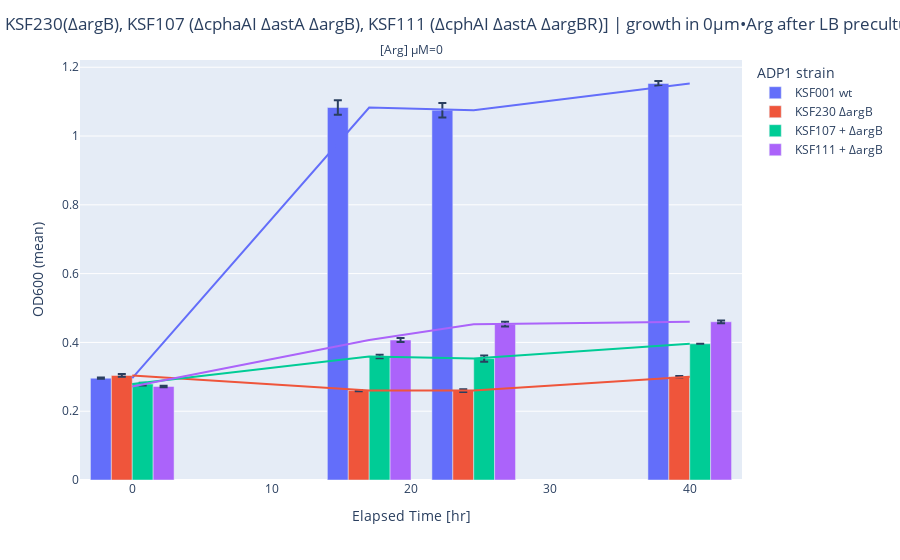

Write notebook code for a chart like this one.
### Code cell
fig_arg_response = (
    px
    .bar(
        df_od_mean_sem,
        x='elapsed_time_hr',
        y='od_sample_mean',
        error_y='od_sample_sem',
        color='strain_id',
        facet_col='arg_conc_uM',
        barmode='group',
        labels={
            'arg_conc_uM': '[Arg] µM',
            'od_sample_mean': 'OD600 (mean)',
            'strain_id': 'ADP1 strain',
            'elapsed_time_hr': '',
        },
    )
    .add_traces(
        px.line(
            df_od_mean_sem,
            x='elapsed_time_hr',
            y='od_sample_mean',
            color='strain_id',
            facet_col='arg_conc_uM',
            markers=False,
        )['data']
    )
    .update_layout(
        title='OD ADP1 [KSF001 (wt), KSF230(∆argB), KSF107 (∆cphaAI ∆astA ∆argB), KSF111 (∆cphAI ∆astA ∆argBR)] | growth in 0µm•Arg after LB preculture and 0µm•Arg wash',
        title_x=0.5,
        showlegend=True,
        boxmode='group',
        boxgap=.8,  # Gap between boxes in the same group (0.5 makes them narrower)
        boxgroupgap=0,  # Gap between different groups of boxes,
        # height=500,
        # width=2000,
        xaxis_title='Elapsed Time [hr]',
        # xaxis_title_x=.5,
    )
    .for_each_trace(dedup_trace_legends())
)

# fig_arg_response.write_image('../../figures/pk_exp0010_arg_response_raw.pdf')
fig_arg_response

### Figure 1 — Plotly figure (JSON) as saved in the notebook; plotly's stock layout.template omitted (floating-point values rounded to 4 significant figures)
{"data": [{"alignmentgroup": "True", "error_y": {"array": [0.002, 0.021, 0.021, 0.007]}, "hovertemplate": "ADP1 strain=KSF001 wt<br>[Arg] µM=0<br>=%{x}<br>OD600 (mean)=%{y}<extra></extra>", "legendgroup": "KSF001 wt", "marker": {"color": "#636efa", "pattern": {"shape": ""}}, "name": "KSF001 wt", "offsetgroup": "KSF001 wt", "orientation": "v", "showlegend": true, "textposition": "auto", "x": [0.0, 17.0, 24.5, 40.0], "xaxis": "x", "y": [0.296, 1.083, 1.075, 1.153], "yaxis": "y", "type": "bar"}, {"alignmentgroup": "True", "error_y": {"array": [0.004, 0.002, 0.004, 0.002]}, "hovertemplate": "ADP1 strain=KSF230 ∆argB<br>[Arg] µM=0<br>=%{x}<br>OD600 (mean)=%{y}<extra></extra>", "legendgroup": "KSF230 ∆argB", "marker": {"color": "#EF553B", "pattern": {"shape": ""}}, "name": "KSF230 ∆argB", "offsetgroup": "KSF230 ∆argB", "orientation": "v", "showlegend": true, "textposition": "auto", "x": [0.0, 17.0, 24.5, 40.0], "xaxis": "x", "y": [0.304, 0.26, 0.26, 0.3], "yaxis": "y", "type": "bar"}, {"alignmentgroup": "True", "error_y": {"array": [0.004, 0.005, 0.009, 0.0]}, "hovertemplate": "ADP1 strain=KSF107 + ∆argB<br>[Arg] µM=0<br>=%{x}<br>OD600 (mean)=%{y}<extra></extra>", "legendgroup": "KSF107 + ∆argB", "marker": {"color": "#00cc96", "pattern": {"shape": ""}}, "name": "KSF107 + ∆argB", "offsetgroup": "KSF107 + ∆argB", "orientation": "v", "showlegend": true, "textposition": "auto", "x": [0.0, 17.0, 24.5, 40.0], "xaxis": "x", "y": [0.279, 0.359, 0.353, 0.396], "yaxis": "y", "type": "bar"}, {"alignmentgroup": "True", "error_y": {"array": [0.002, 0.006, 0.007, 0.004]}, "hovertemplate": "ADP1 strain=KSF111 + ∆argB<br>[Arg] µM=0<br>=%{x}<br>OD600 (mean)=%{y}<extra></extra>", "legendgroup": "KSF111 + ∆argB", "marker": {"color": "#ab63fa", "pattern": {"shape": ""}}, "name": "KSF111 + ∆argB", "offsetgroup": "KSF111 + ∆argB", "orientation": "v", "showlegend": true, "textposition": "auto", "x": [0.0, 17.0, 24.5, 40.0], "xaxis": "x", "y": [0.272, 0.407, 0.453, 0.46], "yaxis": "y", "type": "bar"}, {"hovertemplate": "strain_id=KSF001 wt<br>arg_conc_uM=0<br>elapsed_time_hr=%{x}<br>od_sample_mean=%{y}<extra></extra>", "legendgroup": "KSF001 wt", "line": {"color": "#636efa", "dash": "solid"}, "marker": {"symbol": "circle"}, "mode": "lines", "name": "KSF001 wt", "orientation": "v", "showlegend": false, "x": [0.0, 17.0, 24.5, 40.0], "xaxis": "x", "y": [0.296, 1.083, 1.075, 1.153], "yaxis": "y", "type": "scatter"}, {"hovertemplate": "strain_id=KSF230 ∆argB<br>arg_conc_uM=0<br>elapsed_time_hr=%{x}<br>od_sample_mean=%{y}<extra></extra>", "legendgroup": "KSF230 ∆argB", "line": {"color": "#EF553B", "dash": "solid"}, "marker": {"symbol": "circle"}, "mode": "lines", "name": "KSF230 ∆argB", "orientation": "v", "showlegend": false, "x": [0.0, 17.0, 24.5, 40.0], "xaxis": "x", "y": [0.304, 0.26, 0.26, 0.3], "yaxis": "y", "type": "scatter"}, {"hovertemplate": "strain_id=KSF107 + ∆argB<br>arg_conc_uM=0<br>elapsed_time_hr=%{x}<br>od_sample_mean=%{y}<extra></extra>", "legendgroup": "KSF107 + ∆argB", "line": {"color": "#00cc96", "dash": "solid"}, "marker": {"symbol": "circle"}, "mode": "lines", "name": "KSF107 + ∆argB", "orientation": "v", "showlegend": false, "x": [0.0, 17.0, 24.5, 40.0], "xaxis": "x", "y": [0.279, 0.359, 0.353, 0.396], "yaxis": "y", "type": "scatter"}, {"hovertemplate": "strain_id=KSF111 + ∆argB<br>arg_conc_uM=0<br>elapsed_time_hr=%{x}<br>od_sample_mean=%{y}<extra></extra>", "legendgroup": "KSF111 + ∆argB", "line": {"color": "#ab63fa", "dash": "solid"}, "marker": {"symbol": "circle"}, "mode": "lines", "name": "KSF111 + ∆argB", "orientation": "v", "showlegend": false, "x": [0.0, 17.0, 24.5, 40.0], "xaxis": "x", "y": [0.272, 0.407, 0.453, 0.46], "yaxis": "y", "type": "scatter"}], "layout": {"xaxis": {"anchor": "y", "domain": [0.0, 1.0], "title": {"text": "Elapsed Time [hr]"}}, "yaxis": {"anchor": "x", "domain": [0.0, 1.0], "title": {"text": "OD600 (mean)"}}, "annotations": [{"font": {}, "showarrow": false, "text": "[Arg] µM=0", "x": 0.5, "xanchor": "center", "xref": "paper", "y": 1.0, "yanchor": "bottom", "yref": "paper"}], "legend": {"title": {"text": "ADP1 strain"}, "tracegroupgap": 0}, "margin": {"t": 60}, "barmode": "group", "title": {"text": "OD ADP1 [KSF001 (wt), KSF230(∆argB), KSF107 (∆cphaAI ∆astA ∆argB), KSF111 (∆cphAI ∆astA ∆argBR)] | growth in 0µm•Arg after LB preculture and 0µm•Arg wash", "x": 0.5}, "showlegend": true, "boxmode": "group", "boxgap": 0.8, "boxgroupgap": 0}}
